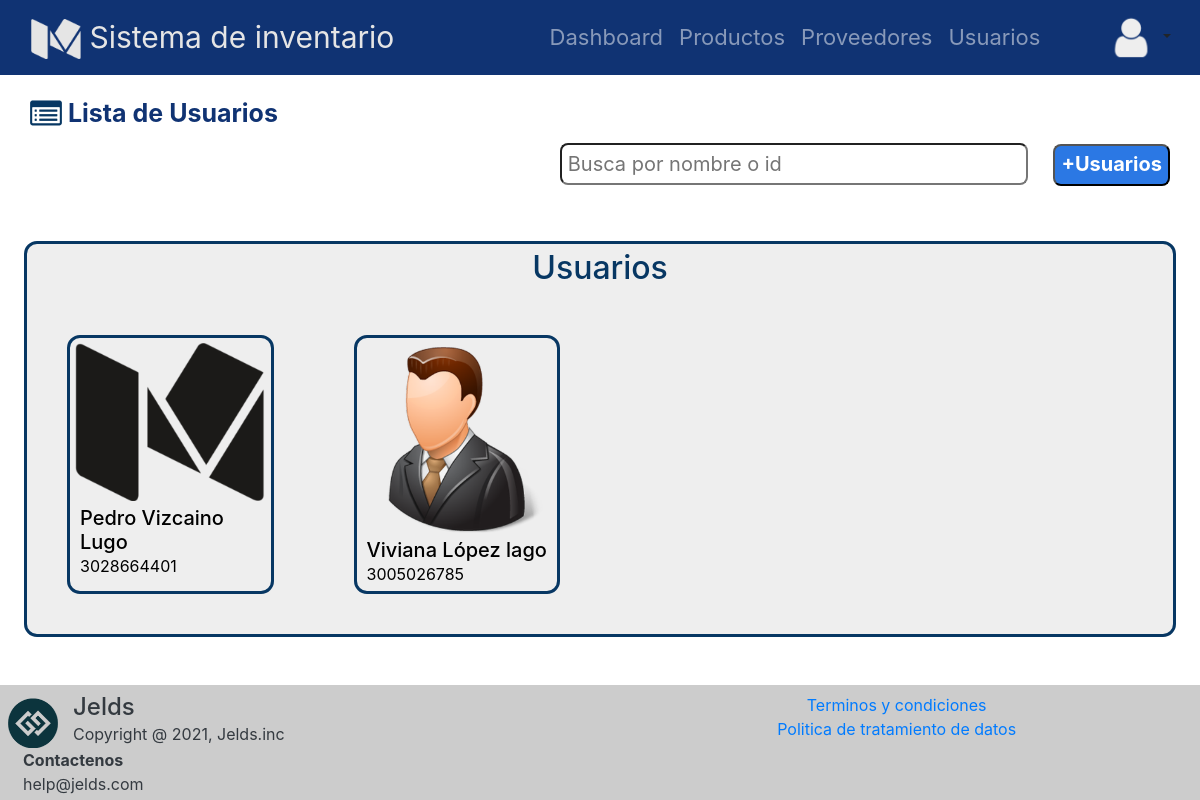
The page /usuarios on the database its author committed.
### tables this page shows
CREATE TABLE usuario (identif_usua INTEGER NOT NULL UNIQUE, nom_usua VARCHAR (25) NOT NULL UNIQUE, usuari_usua VARCHAR NOT NULL UNIQUE, passw_usua VARCHAR NOT NULL, email_usua VARCHAR NOT NULL UNIQUE, img_usua VARCHAR, fecha_ingreso_usua DATETIME DEFAULT CURRENT_TIMESTAMP NOT NULL, rol_usua VARCHAR (30) NOT NULL, tel_usua INTEGER, id_bodg INTEGER, PRIMARY KEY (identif_usua), FOREIGN KEY (id_bodg) REFERENCES bodega (id_bodega));

### app.py (the view)
@app.route("/usuarios")
def usuarios_vista():
    usuarios=get_all_usuario()
    menu="Usuarios"
    return render_template('lista.html', menu=menu, tablas=usuarios)

### database/database_controller.py (called while the page is built)
def get_all_usuario():
    db = get_db()
    cursor = db.cursor()
    query= "SELECT identif_usua,nom_usua, usuari_usua, passw_usua, email_usua, img_usua, fecha_ingreso_usua, rol_usua, tel_usua FROM usuario;"
    cursor.execute(query)
    return cursor.fetchall()

### database/db.py (called while the page is built)
def get_db():
    try:
        if 'db' not in g:
            g.db = sqlite3.connect('database/inventario.db')
        return g.db
    except Error:
        print("Error en la base de datos: " + Error)

### templates/lista.html (shortened to what this page needs)
{% extends "base.html" %}
{% block css %}
<link rel="stylesheet" href="{{ url_for('static', filename='css/normalize.min.css') }}">
<link rel="stylesheet" href="https://cdn.jsdelivr.net/npm/bootstrap@4.5.3/dist/css/bootstrap.min.css">
<link rel="stylesheet" href="{{ url_for('static', filename='css/estilomosaico.css') }}">
{% endblock %}
{% block content %}
<section >
    <div class="lista_titulo">
        <a href="#">
            <img src="{{ url_for('static', filename='img/list.png') }}" alt="" width="32" height="32" class="d-inline-block align-text-top">
            Lista de {{menu}}
        </a>
    </div>
    <div class="buscar_agregar">
        <input type="search" placeholder="Busca por nombre o id">
        {%if menu=='Usuarios'%}
        <a href="{{url_for('registrar_usuario_vista')}}"><input type="button" value="+{{menu}}"></a>
        {%elif menu=='Proveedores'%}
        <a href="{{url_for('registrar_proveedor_vista') }}"><input type="button" value="+{{menu}}"></a>
        {%else%}
        <a href="{{url_for('registrar_producto_vista') }}"><input type="button" value="+{{menu}}"></a>
        {%endif%}
    </div>
    <div class="presentacion">
        <h2>{{menu}}</h2>
        <div class="mosaico">
            {% for tabla in tablas %}
            <article class="tarjeta">
                {% if menu=='Productos' %}
                <a href="{{url_for('info_productos_vista',id=tabla[0])}}">
                {% elif menu=='Proveedores' %}
                <a href="{{url_for('info_proveedor_vista',id=tabla[0])}}">
                {% else %}
                <a href="{{url_for('info_usuario_vista',id=tabla[0]) }}">
                {% endif %}
                <figure id="imagen">
                    <img src="/static/img/{{tabla[5]}}" id="fotomosaico"/>
                    <div class="franja">
                        <div id="editar">
                            {% if menu=='Productos' %}
                            <a href="{{url_for('editar_producto_vista') }}">
                            {% elif menu=='Proveedores' %}
                            <a href="{{url_for('editar_proveedor_vista',id=tabla[0])}}">
                            {% else %}
                            <a href="{{url_for('editar_usuario_vista',id=tabla[0])}}">
                            {% endif %}
                            </a>
                        </div>
                        <div id="borrar">
                            <a href="#eliminar{{tabla[0]}}" data-toggle="modal"><input type="image" src={{ url_for('static', filename='img/delete.png') }} class="sobre" id="btn-eliminar"/></a>
                        </div>
                    </div>
                </figure>
                <div class="nombre-datos">
                    <h5 style="color: Black" class="nombre">{{ tabla[1] }}</h5>
                    {% if menu=='Productos' %}
                    <p style="color: Black" class="datos">{{ usuario.cantidad }}</p>
                    {% else %}
                    <p style="color: Black" class="datos">{{ tabla[8] }}</p>
                    {% endif %}
                </div>
                </a>
            </article>
            {% endfor %}
        </div>
    </div>
</section>
{% endblock %}

### static/css/estilomosaico.css (style rules this page uses)
.lista_titulo { margin: 20px 30px 10px 30px; font-size: 25px; font-weight: bold; }
.lista_titulo a { color: #103373 !important; }
.buscar_agregar { text-align: right; margin-right: 30px; font-size: 20px; }
.buscar_agregar input[type="button"] { font-weight: bold; background-color: #2b78e4; color: white; border-radius: 8px; padding: 3px 6px 5px 6px; text-align: center; }
.buscar_agregar input[type="search"] { color: rgb(49, 49, 49); border-radius: 8px; padding: 4px 6px 4px 6px; width: 40%; margin-right:20px; }
.presentacion { margin-top: 40px !important; background-color: #eeeeee; border: solid; border-color: #073763; border-radius: 13px; margin: auto; width: 96%; }
.presentacion h2 { margin-top: 5px; text-align: center; color: #073763; }
.presentacion .mosaico { display: grid; grid-template-columns: repeat(4, 1fr); gap: auto; }
#imagen { position: relative; }
.franja { padding: 20% 0% 20% 0%; display: grid; gap: 10px; position:absolute; left:75%; top:0px; width: 25%; height: 100%; text-align: center !important; background: linear-gradient(to left, rgba(238,238,238,1) 0%,rgba(238,238,238,0) 100%); border-top-right-radius: 10px; z-index: -1; }
.presentacion .mosaico article { break-inside: avoid; page-break-inside: avoid; margin: 40px; border: solid; border-color: #073763; border-radius: 13px; }
.presentacion .mosaico article figure { text-align: center; margin: 0px; }
.presentacion .mosaico article figure img { margin-top: 5px; width: 95%; }
.presentacion .mosaico article .nombre-datos { margin: 5px 0px 5px 10px; }
.presentacion .mosaico article .nombre-datos .nombre { margin-bottom: 0px; }

### static/css/estiloheader.css (style rules this page uses)
body { color: white }
body section { color: #103373; }
col h4, p { margin-bottom: 0px; text-align: left; }

### rows shown on the page
usuario: img_usua (picture), nom_usua "Pedro Vizcaino Lugo", tel_usua "3028664401"
usuario: img_usua (picture), nom_usua "Viviana López lago", tel_usua "3005026785"

### other values the page prints
{{ menu }} "Usuarios"
